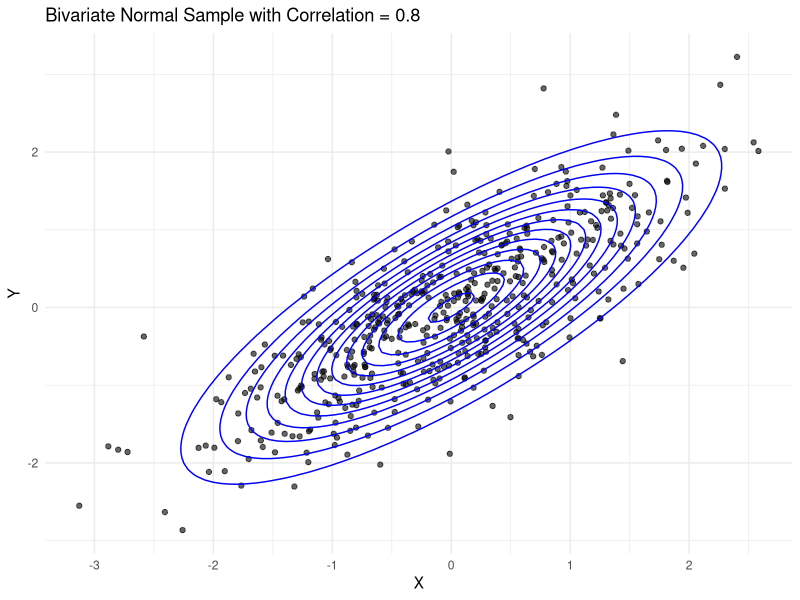

Source code (R):
# multivariate-normal.R
# This script generates and plots a bivariate normal sample.

# 1. Install required packages (if needed)
if (!requireNamespace("MASS", quietly = TRUE)) install.packages("MASS")
if (!requireNamespace("ggplot2", quietly = TRUE)) install.packages("ggplot2")
if (!requireNamespace("mvtnorm", quietly = TRUE)) install.packages("mvtnorm")

# 2. Load required libraries
library(MASS)
library(ggplot2)
library(mvtnorm)

# 3. Set seed for reproducibility
set.seed(42)

# 4. Define mean vector and covariance matrix
mu <- c(0, 0)  # Mean vector
sigma <- matrix(c(1, 0.8,
                  0.8, 1), 2, 2)  # Covariance matrix with correlation = 0.8

# 5. Generate bivariate normal data
data <- mvrnorm(n = 500, mu = mu, Sigma = sigma)

# 6. Convert to data frame for plotting
df <- data.frame(X = data[, 1], Y = data[, 2])

# 7. Create a grid for contour lines
x_seq <- seq(min(df$X) - 0.5, max(df$X) + 0.5, length.out = 100)
y_seq <- seq(min(df$Y) - 0.5, max(df$Y) + 0.5, length.out = 100)
grid <- expand.grid(X = x_seq, Y = y_seq)

# 8. Compute density values for contour lines
grid$Z <- apply(grid, 1, function(row) {
  dmvnorm(c(row["X"], row["Y"]), mean = mu, sigma = sigma)
})

# 9. Plot the generated distribution with contour lines
ggplot(df, aes(x = X, y = Y)) +
  geom_point(alpha = 0.6) +
  geom_contour(data = grid, aes(x = X, y = Y, z = Z), color = "blue") +
  theme_minimal() +
  ggtitle("Bivariate Normal Sample with Correlation = 0.8")
